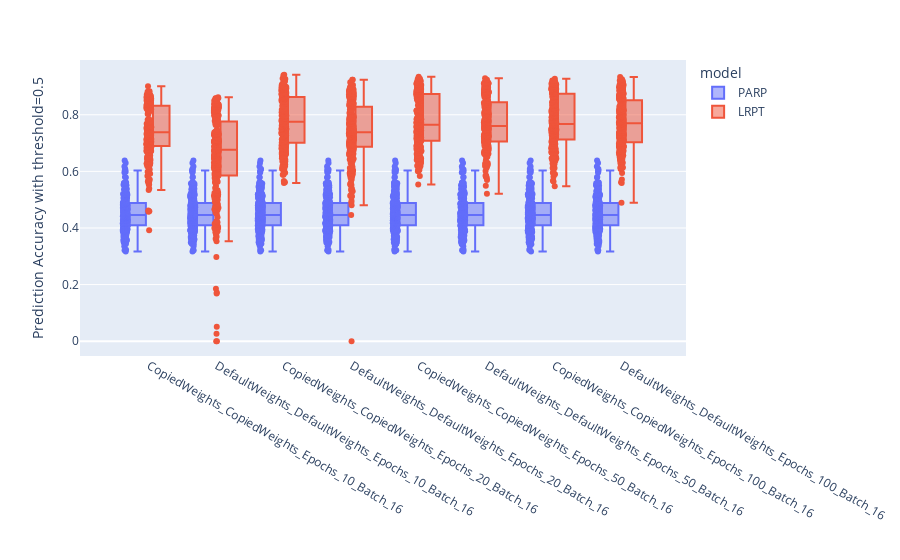

Notebook code cell kept with this figure:
### Code cell
# import plotly.express as px 

# fig = px.box(Total_temp,x="config",y=col_interest,color="model", 
# hover_name="model",points="all",
#                  hover_data={'config':False,"input_w":True,"pred_w":True,"epochs":True,"batch":True,"model":False,
#                  col_interest:":.2f","count":True,
#                              'mean':':.2f','std':":.2f",'25%':':.2f',
#                              '50%':':.2f', '75%':':.2f'})
# # #fig.update_traces(quartilemethod="exclusive")
# fig.update_xaxes(title="",visible=True,showticklabels=True)
# fig.update_yaxes(title="Prediction Accuracy with threshold=0.5")
# fig.show()

### Figure 1 — Plotly figure (JSON) as saved in the notebook; plotly's stock layout.template omitted (floating-point values rounded to 4 significant figures; data arrays with more than 128 entries replaced by an {"elided": "..."} marker saying what was removed)
{"data": [{"alignmentgroup": "True", "boxpoints": "all", "customdata": {"elided": "2400x11 mixed values"}, "hovertemplate": "<b>%{hovertext}</b><br><br>f1score=%{y:.2f}<br>input_w=%{customdata[0]}<br>pred_w=%{customdata[1]}<br>epochs=%{customdata[2]}<br>batch=%{customdata[3]}<br>count=%{customdata[5]}<br>mean=%{customdata[6]:.2f}<br>std=%{customdata[7]:.2f}<br>25%=%{customdata[8]:.2f}<br>50%=%{customdata[9]:.2f}<br>75%=%{customdata[10]:.2f}<extra></extra>", "hovertext": {"elided": "2400 str values"}, "legendgroup": "PARP", "marker": {"color": "#636efa"}, "name": "PARP", "notched": false, "offsetgroup": "PARP", "orientation": "v", "showlegend": true, "type": "box", "x": {"elided": "2400 str values"}, "x0": " ", "xaxis": "x", "y": {"elided": "2400 float values"}, "y0": " ", "yaxis": "y"}, {"alignmentgroup": "True", "boxpoints": "all", "customdata": {"elided": "2400x11 mixed values"}, "hovertemplate": "<b>%{hovertext}</b><br><br>f1score=%{y:.2f}<br>input_w=%{customdata[0]}<br>pred_w=%{customdata[1]}<br>epochs=%{customdata[2]}<br>batch=%{customdata[3]}<br>count=%{customdata[5]}<br>mean=%{customdata[6]:.2f}<br>std=%{customdata[7]:.2f}<br>25%=%{customdata[8]:.2f}<br>50%=%{customdata[9]:.2f}<br>75%=%{customdata[10]:.2f}<extra></extra>", "hovertext": {"elided": "2400 str values"}, "legendgroup": "LRPT", "marker": {"color": "#EF553B"}, "name": "LRPT", "notched": false, "offsetgroup": "LRPT", "orientation": "v", "showlegend": true, "type": "box", "x": {"elided": "2400 str values"}, "x0": " ", "xaxis": "x", "y": {"elided": "2400 float values"}, "y0": " ", "yaxis": "y"}], "layout": {"boxmode": "group", "legend": {"title": {"text": "model"}, "tracegroupgap": 0}, "margin": {"t": 60}, "xaxis": {"anchor": "y", "domain": [0, 1], "showticklabels": true, "title": {"text": ""}, "visible": true}, "yaxis": {"anchor": "x", "domain": [0, 1], "title": {"text": "Prediction Accuracy with threshold=0.5"}}}}
